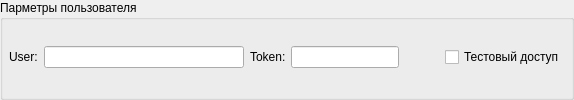
     <widget class="QGroupBox" name="groupBox">
      <property name="title">
       <string>Парметры пользователя</string>
      </property>
      <layout class="QHBoxLayout" name="horizontalLayout_2" stretch="1,1,1,10,0,0">
       <property name="spacing">
        <number>6</number>
       </property>
       <property name="leftMargin">
        <number>6</number>
       </property>
       <property name="topMargin">
        <number>3</number>
       </property>
       <property name="rightMargin">
        <number>6</number>
       </property>
       <property name="bottomMargin">
        <number>6</number>
       </property>
       <item>
        <widget class="QLabel" name="label">
         <property name="minimumSize">
          <size>
           <width>0</width>
           <height>0</height>
          </size>
         </property>
         <property name="maximumSize">
          <size>
           <width>30</width>
           <height>16777215</height>
          </size>
         </property>
         <property name="text">
          <string>User:</string>
         </property>
        </widget>
       </item>
       <item>
        <widget class="QLineEdit" name="le_user">
         <property name="minimumSize">
          <size>
           <width>200</width>
           <height>0</height>
          </size>
         </property>
         <property name="maximumSize">
          <size>
           <width>16777215</width>
           <height>16777215</height>
          </size>
         </property>
        </widget>
       </item>
       <item>
        <widget class="QLabel" name="label_2">
         <property name="minimumSize">
          <size>
           <width>0</width>
           <height>0</height>
          </size>
         </property>
         <property name="maximumSize">
          <size>
           <width>35</width>
           <height>16777215</height>
          </size>
         </property>
         <property name="text">
          <string>Token:</string>
         </property>
        </widget>
       </item>
       <item>
        <widget class="QLineEdit" name="le_token">
         <property name="minimumSize">
          <size>
           <width>0</width>
           <height>0</height>
          </size>
         </property>
         <property name="maximumSize">
          <size>
           <width>16777215</width>
           <height>16777215</height>
          </size>
         </property>
        </widget>
       </item>
       <item>
        <spacer name="horizontalSpacer_3">
         <property name="orientation">
          <enum>Qt::Horizontal</enum>
         </property>
         <property name="sizeHint" stdset="0">
          <size>
           <width>40</width>
           <height>20</height>
          </size>
         </property>
        </spacer>
       </item>
       <item>
        <widget class="QCheckBox" name="cb_test_account">
         <property name="toolTip">
          <string/>
         </property>
         <property name="text">
          <string>Тестовый доступ</string>
         </property>
        </widget>
       </item>
      </layout>
     </widget>
